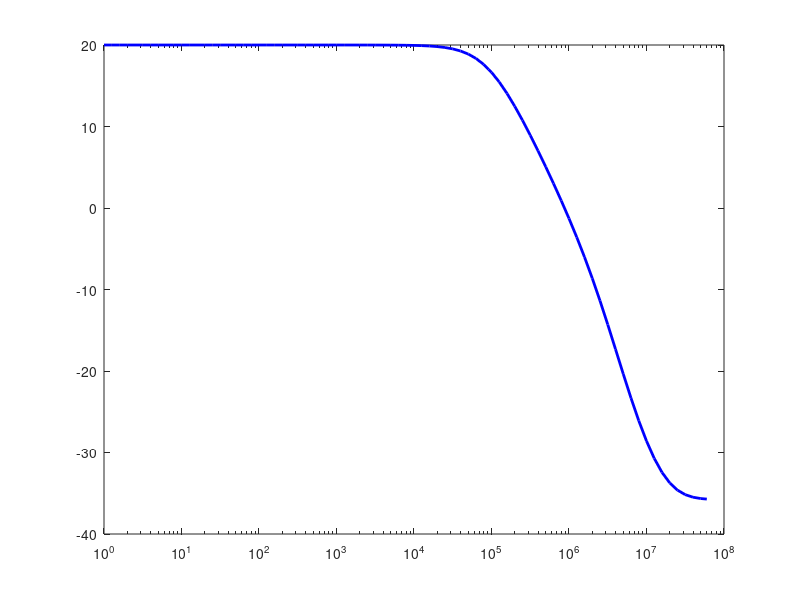

This chart was generated by the following MATLAB code: (Note: this script raises an error after producing the figure.)
clear all
close all



% Leer el archivo TSV
fileID = fopen('BODEOPAMP.txt', 'r');
data2 = textscan(fileID, '%f %s', 'Delimiter', '\t', 'HeaderLines', 1);
fclose(fileID);

% Extraer las frecuencias y ganancias
frecuencia2 = data2{1};
ganancia_str = data2{2};

% Procesar las ganancias para extraer los valores en dB
ganancia_db2 = zeros(length(ganancia_str), 1);
for i = 1:length(ganancia_str)
    % Extraer el valor en dB de la cadena
    ganancia_db2(i) = sscanf(ganancia_str{i}, '(%fdB,%*f)');
end

% Graficar
figure;
semilogx(frecuencia2, ganancia_db2, 'b', 'LineWidth', 2); % Agregar línea punteada con grosor de línea 2
hold on;


yline(17, '--', 'Color', [0, 0, 0]);
plot(91.89e3, 17.001416, 'o', 'MarkerSize', 5, 'MarkerEdgeColor', 'k', 'MarkerFaceColor', 'k');

xline(91.89e3, '--', 'Color', [0, 0, 0]);

legend('Curva obtenida en LTSpice', 'Location', 'southwest','FontSize', 12, 'FontWeight', 'bold');

ylim([-12 25]);
title('Diagrama de Bode (Magnitud)', 'FontSize', 14, 'FontWeight', 'bold');
xlabel('Frecuencia [Hz]');
ylabel('Ganancia [dB]');
grid on;
hold off;